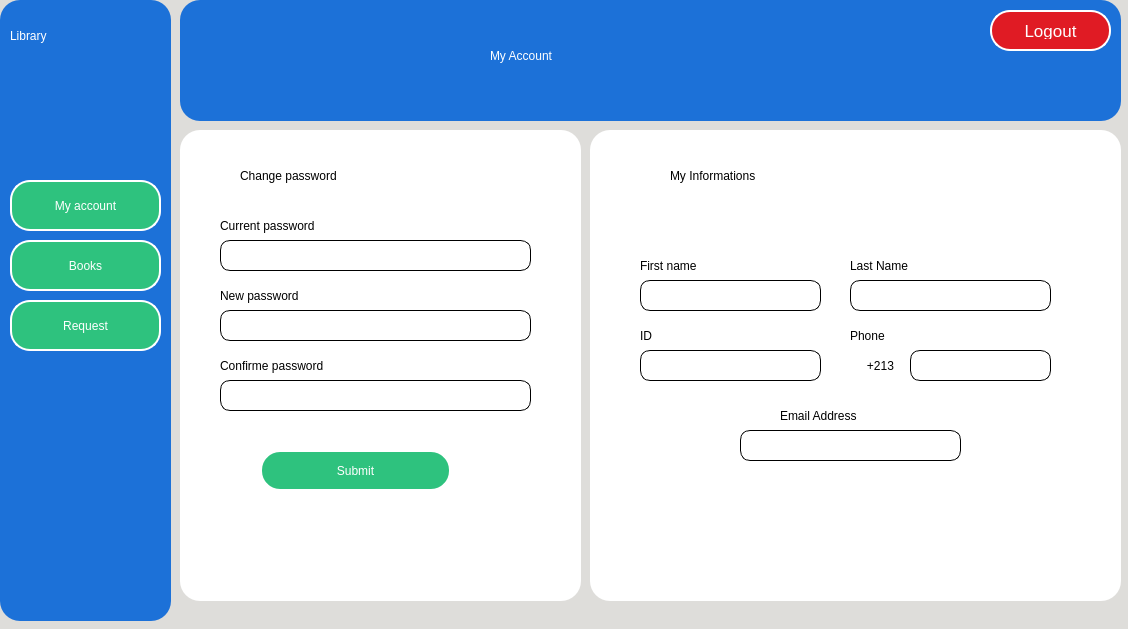
<?xml version="1.0" encoding="UTF-8"?>
<ui version="4.0">
 <class>MyaccWindow</class>
 <widget class="QMainWindow" name="MyaccWindow">
  <property name="geometry">
   <rect>
    <x>0</x>
    <y>0</y>
    <width>1128</width>
    <height>629</height>
   </rect>
  </property>
  <property name="windowTitle">
   <string>My Account</string>
  </property>
  <property name="styleSheet">
   <string notr="true">background-color: rgb(222, 221, 218);</string>
  </property>
  <widget class="QWidget" name="centralwidget">
   <widget class="QFrame" name="frame_10">
    <property name="geometry">
     <rect>
      <x>180</x>
      <y>130</y>
      <width>401</width>
      <height>471</height>
     </rect>
    </property>
    <property name="styleSheet">
     <string notr="true">border: 1px;
border-radius: 20px;
background-color: white;</string>
    </property>
    <property name="frameShape">
     <enum>QFrame::StyledPanel</enum>
    </property>
    <property name="frameShadow">
     <enum>QFrame::Raised</enum>
    </property>
    <widget class="QLabel" name="label29">
     <property name="geometry">
      <rect>
       <x>40</x>
       <y>220</y>
       <width>181</width>
       <height>31</height>
      </rect>
     </property>
     <property name="styleSheet">
      <string notr="true">font: 75 16pt &quot;Ubuntu&quot;;</string>
     </property>
     <property name="text">
      <string>Confirme password</string>
     </property>
    </widget>
    <widget class="QLabel" name="label26">
     <property name="geometry">
      <rect>
       <x>60</x>
       <y>10</y>
       <width>271</width>
       <height>71</height>
      </rect>
     </property>
     <property name="styleSheet">
      <string notr="true">font: 25pt &quot;Ubuntu Mono&quot;;
color:black;
background-color: rgba(28, 113, 216, 0)</string>
     </property>
     <property name="text">
      <string>Change password</string>
     </property>
    </widget>
    <widget class="QLabel" name="label28">
     <property name="geometry">
      <rect>
       <x>40</x>
       <y>150</y>
       <width>151</width>
       <height>31</height>
      </rect>
     </property>
     <property name="styleSheet">
      <string notr="true">font: 75 16pt &quot;Ubuntu&quot;;
background-color: rgba(28, 113, 216, 0);</string>
     </property>
     <property name="text">
      <string>New password</string>
     </property>
    </widget>
    <widget class="QPushButton" name="SUBMIT">
     <property name="geometry">
      <rect>
       <x>80</x>
       <y>320</y>
       <width>191</width>
       <height>41</height>
      </rect>
     </property>
     <property name="styleSheet">
      <string notr="true">
QPushButton {
	background-color: rgb(46, 194, 126);
    border: 2px solid white;
    border-radius: 20px;
    border-style: outset;
    padding: 5px;
    transition: all .5s ease;
    color: white;
    font-family:'Montserrat', sans-serif;
    text-transform: uppercase;
    text-align: center;
    line-height: 1;
    font-size: 12px;
    padding: 10px;
    outline: none;
    
    
}
QPushButton:hover {
    color:rgb(0, 137, 236);;
    background-color: white;;
}
</string>
     </property>
     <property name="text">
      <string>Submit</string>
     </property>
     <property name="iconSize">
      <size>
       <width>30</width>
       <height>30</height>
      </size>
     </property>
    </widget>
    <widget class="QLabel" name="label27">
     <property name="geometry">
      <rect>
       <x>40</x>
       <y>80</y>
       <width>161</width>
       <height>31</height>
      </rect>
     </property>
     <property name="styleSheet">
      <string notr="true">font: 75 16pt &quot;Ubuntu&quot;;
background-color: rgba(28, 113, 216, 0);</string>
     </property>
     <property name="text">
      <string>Current password</string>
     </property>
    </widget>
    <widget class="QLineEdit" name="CURRENT_PASSWORD">
     <property name="geometry">
      <rect>
       <x>40</x>
       <y>110</y>
       <width>311</width>
       <height>31</height>
      </rect>
     </property>
     <property name="font">
      <font>
       <family>Ubuntu Mono</family>
       <pointsize>13</pointsize>
       <weight>9</weight>
       <italic>false</italic>
       <bold>false</bold>
      </font>
     </property>
     <property name="styleSheet">
      <string notr="true">background-color: white;
border-style: solid;
border-width: 1px;
border-color:black;
border-radius: 10px;
font: 75 13pt &quot;Ubuntu Mono&quot;;

</string>
     </property>
     <property name="maxLength">
      <number>2000</number>
     </property>
     <property name="echoMode">
      <enum>QLineEdit::Password</enum>
     </property>
     <property name="dragEnabled">
      <bool>true</bool>
     </property>
     <property name="placeholderText">
      <string/>
     </property>
     <property name="cursorMoveStyle">
      <enum>Qt::LogicalMoveStyle</enum>
     </property>
     <property name="clearButtonEnabled">
      <bool>true</bool>
     </property>
    </widget>
    <widget class="QLineEdit" name="NEW_PASSWORD">
     <property name="geometry">
      <rect>
       <x>40</x>
       <y>180</y>
       <width>311</width>
       <height>31</height>
      </rect>
     </property>
     <property name="font">
      <font>
       <family>Ubuntu Mono</family>
       <pointsize>13</pointsize>
       <weight>9</weight>
       <italic>false</italic>
       <bold>false</bold>
      </font>
     </property>
     <property name="styleSheet">
      <string notr="true">background-color: white;
border-style: solid;
border-width: 1px;
border-color:black;
border-radius: 10px;
font: 75 13pt &quot;Ubuntu Mono&quot;;

</string>
     </property>
     <property name="maxLength">
      <number>2000</number>
     </property>
     <property name="echoMode">
      <enum>QLineEdit::Password</enum>
     </property>
     <property name="dragEnabled">
      <bool>true</bool>
     </property>
     <property name="placeholderText">
      <string/>
     </property>
     <property name="cursorMoveStyle">
      <enum>Qt::LogicalMoveStyle</enum>
     </property>
     <property name="clearButtonEnabled">
      <bool>true</bool>
     </property>
    </widget>
    <widget class="QLineEdit" name="CONFIRME_PASSWORD">
     <property name="geometry">
      <rect>
       <x>40</x>
       <y>250</y>
       <width>311</width>
       <height>31</height>
      </rect>
     </property>
     <property name="font">
      <font>
       <family>Ubuntu Mono</family>
       <pointsize>13</pointsize>
       <weight>9</weight>
       <italic>false</italic>
       <bold>false</bold>
      </font>
     </property>
     <property name="styleSheet">
      <string notr="true">background-color: white;
border-style: solid;
border-width: 1px;
border-color:black;
border-radius: 10px;
font: 75 13pt &quot;Ubuntu Mono&quot;;

</string>
     </property>
     <property name="maxLength">
      <number>2000</number>
     </property>
     <property name="echoMode">
      <enum>QLineEdit::Password</enum>
     </property>
     <property name="dragEnabled">
      <bool>true</bool>
     </property>
     <property name="placeholderText">
      <string/>
     </property>
     <property name="cursorMoveStyle">
      <enum>Qt::LogicalMoveStyle</enum>
     </property>
     <property name="clearButtonEnabled">
      <bool>true</bool>
     </property>
    </widget>
   </widget>
   <widget class="QFrame" name="frame_16">
    <property name="geometry">
     <rect>
      <x>0</x>
      <y>0</y>
      <width>171</width>
      <height>621</height>
     </rect>
    </property>
    <property name="styleSheet">
     <string notr="true">border: 1px ;
border-radius: 20px;
background-color:rgb(28, 113, 216)</string>
    </property>
    <property name="frameShape">
     <enum>QFrame::StyledPanel</enum>
    </property>
    <property name="frameShadow">
     <enum>QFrame::Raised</enum>
    </property>
    <widget class="QLabel" name="label19">
     <property name="geometry">
      <rect>
       <x>10</x>
       <y>0</y>
       <width>141</width>
       <height>71</height>
      </rect>
     </property>
     <property name="styleSheet">
      <string notr="true">font: 63 italic 30pt &quot;URW Bookman&quot;;
color:white;
background-color: rgba(28, 113, 216, 0);</string>
     </property>
     <property name="text">
      <string>Library</string>
     </property>
    </widget>
    <widget class="QPushButton" name="pushButton_14">
     <property name="geometry">
      <rect>
       <x>90</x>
       <y>10</y>
       <width>101</width>
       <height>41</height>
      </rect>
     </property>
     <property name="styleSheet">
      <string notr="true">background-color: rgba(28, 113, 216, 0);</string>
     </property>
     <property name="text">
      <string/>
     </property>
     <property name="icon">
      <iconset>
       <normaloff>Icons/graduate-cap.png</normaloff>Icons/graduate-cap.png</iconset>
     </property>
     <property name="iconSize">
      <size>
       <width>25</width>
       <height>25</height>
      </size>
     </property>
    </widget>
    <widget class="QPushButton" name="log_credits_24">
     <property name="geometry">
      <rect>
       <x>920</x>
       <y>20</y>
       <width>181</width>
       <height>41</height>
      </rect>
     </property>
     <property name="styleSheet">
      <string notr="true">
QPushButton {
	background-color: rgb(46, 194, 126);
    border: 2px solid white;
    border-radius: 20px;
    border-style: outset;
    padding: 5px;
    transition: all .5s ease;
    color: white;
    font-family:'Montserrat', sans-serif;
    text-transform: uppercase;
    text-align: center;
    line-height: 1;
    font-size: 12px;
    padding: 10px;
    outline: none;
    
    
}
QPushButton:hover {
    color:rgb(0, 137, 236);;
    background-color: white;;
}
</string>
     </property>
     <property name="text">
      <string>My account</string>
     </property>
     <property name="icon">
      <iconset>
       <normaloff>Icons/programmer.png</normaloff>Icons/programmer.png</iconset>
     </property>
     <property name="iconSize">
      <size>
       <width>25</width>
       <height>25</height>
      </size>
     </property>
    </widget>
    <widget class="QPushButton" name="log_credits_25">
     <property name="geometry">
      <rect>
       <x>920</x>
       <y>70</y>
       <width>181</width>
       <height>41</height>
      </rect>
     </property>
     <property name="styleSheet">
      <string notr="true">
QPushButton {
	background-color: rgb(46, 194, 126);
    border: 2px solid white;
    border-radius: 20px;
    border-style: outset;
    padding: 5px;
    transition: all .5s ease;
    color: white;
    font-family:'Montserrat', sans-serif;
    text-transform: uppercase;
    text-align: center;
    line-height: 1;
    font-size: 12px;
    padding: 10px;
    outline: none;
    
    
}
QPushButton:hover {
    color:rgb(0, 137, 236);;
    background-color: white;;
}
</string>
     </property>
     <property name="text">
      <string>Books</string>
     </property>
     <property name="icon">
      <iconset>
       <normaloff>Icons/book.png</normaloff>Icons/book.png</iconset>
     </property>
     <property name="iconSize">
      <size>
       <width>25</width>
       <height>25</height>
      </size>
     </property>
    </widget>
    <widget class="QPushButton" name="MY_ACCOUNT">
     <property name="geometry">
      <rect>
       <x>10</x>
       <y>180</y>
       <width>151</width>
       <height>51</height>
      </rect>
     </property>
     <property name="styleSheet">
      <string notr="true">
QPushButton {
	background-color: rgb(46, 194, 126);
    border: 2px solid white;
    border-radius: 20px;
    border-style: outset;
    padding: 5px;
    transition: all .5s ease;
    color: white;
    font-family:'Montserrat', sans-serif;
    text-transform: uppercase;
    text-align: center;
    line-height: 1;
    font-size: 12px;
    padding: 10px;
    outline: none;
    
    
}
QPushButton:hover {
    color:rgb(0, 137, 236);;
    background-color: white;;
}
</string>
     </property>
     <property name="text">
      <string>My account</string>
     </property>
     <property name="icon">
      <iconset>
       <normaloff>Icons/programmer.png</normaloff>Icons/programmer.png</iconset>
     </property>
     <property name="iconSize">
      <size>
       <width>25</width>
       <height>25</height>
      </size>
     </property>
    </widget>
    <widget class="QPushButton" name="BOOKS">
     <property name="geometry">
      <rect>
       <x>10</x>
       <y>240</y>
       <width>151</width>
       <height>51</height>
      </rect>
     </property>
     <property name="styleSheet">
      <string notr="true">
QPushButton {
	background-color: rgb(46, 194, 126);
    border: 2px solid white;
    border-radius: 20px;
    border-style: outset;
    padding: 5px;
    transition: all .5s ease;
    color: white;
    font-family:'Montserrat', sans-serif;
    text-transform: uppercase;
    text-align: center;
    line-height: 1;
    font-size: 12px;
    padding: 10px;
    outline: none;
    
    
}
QPushButton:hover {
    color:rgb(0, 137, 236);;
    background-color: white;;
}
</string>
     </property>
     <property name="text">
      <string>Books</string>
     </property>
     <property name="icon">
      <iconset>
       <normaloff>Icons/book.png</normaloff>Icons/book.png</iconset>
     </property>
     <property name="iconSize">
      <size>
       <width>25</width>
       <height>25</height>
      </size>
     </property>
    </widget>
    <widget class="QPushButton" name="REQUEST">
     <property name="geometry">
      <rect>
       <x>10</x>
       <y>300</y>
       <width>151</width>
       <height>51</height>
      </rect>
     </property>
     <property name="styleSheet">
      <string notr="true">
QPushButton {
	background-color: rgb(46, 194, 126);
    border: 2px solid white;
    border-radius: 20px;
    border-style: outset;
    padding: 5px;
    transition: all .5s ease;
    color: white;
    font-family:'Montserrat', sans-serif;
    text-transform: uppercase;
    text-align: center;
    line-height: 1;
    font-size: 12px;
    padding: 10px;
    outline: none;
    
    
}
QPushButton:hover {
    color:rgb(0, 137, 236);;
    background-color: white;;
}
</string>
     </property>
     <property name="text">
      <string>Request</string>
     </property>
     <property name="icon">
      <iconset>
       <normaloff>Icons/interview.png</normaloff>Icons/interview.png</iconset>
     </property>
     <property name="iconSize">
      <size>
       <width>25</width>
       <height>25</height>
      </size>
     </property>
    </widget>
    <widget class="QPushButton" name="icon11">
     <property name="geometry">
      <rect>
       <x>-20</x>
       <y>50</y>
       <width>191</width>
       <height>111</height>
      </rect>
     </property>
     <property name="styleSheet">
      <string notr="true">background-color: rgba(28, 113, 216, 0);</string>
     </property>
     <property name="text">
      <string/>
     </property>
     <property name="icon">
      <iconset>
       <normaloff>Icons/digital-library.png</normaloff>Icons/digital-library.png</iconset>
     </property>
     <property name="iconSize">
      <size>
       <width>100</width>
       <height>100</height>
      </size>
     </property>
    </widget>
   </widget>
   <widget class="QFrame" name="frame_9">
    <property name="geometry">
     <rect>
      <x>590</x>
      <y>130</y>
      <width>531</width>
      <height>471</height>
     </rect>
    </property>
    <property name="styleSheet">
     <string notr="true">border: 1px;
border-radius: 20px;
background-color: white;</string>
    </property>
    <property name="frameShape">
     <enum>QFrame::StyledPanel</enum>
    </property>
    <property name="frameShadow">
     <enum>QFrame::Raised</enum>
    </property>
    <widget class="QLabel" name="label32">
     <property name="geometry">
      <rect>
       <x>260</x>
       <y>120</y>
       <width>101</width>
       <height>31</height>
      </rect>
     </property>
     <property name="styleSheet">
      <string notr="true">font: 75 16pt &quot;Ubuntu&quot;;</string>
     </property>
     <property name="text">
      <string>Last Name</string>
     </property>
    </widget>
    <widget class="QLabel" name="label33">
     <property name="geometry">
      <rect>
       <x>50</x>
       <y>190</y>
       <width>21</width>
       <height>31</height>
      </rect>
     </property>
     <property name="styleSheet">
      <string notr="true">font: 75 16pt &quot;Ubuntu&quot;;</string>
     </property>
     <property name="text">
      <string>ID</string>
     </property>
    </widget>
    <widget class="QLabel" name="label34">
     <property name="geometry">
      <rect>
       <x>260</x>
       <y>190</y>
       <width>121</width>
       <height>31</height>
      </rect>
     </property>
     <property name="styleSheet">
      <string notr="true">font: 75 16pt &quot;Ubuntu&quot;;</string>
     </property>
     <property name="text">
      <string>Phone</string>
     </property>
    </widget>
    <widget class="QLabel" name="label35">
     <property name="geometry">
      <rect>
       <x>190</x>
       <y>270</y>
       <width>131</width>
       <height>31</height>
      </rect>
     </property>
     <property name="styleSheet">
      <string notr="true">font: 75 16pt &quot;Ubuntu&quot;;</string>
     </property>
     <property name="text">
      <string>Email Address</string>
     </property>
    </widget>
    <widget class="QLabel" name="label30">
     <property name="geometry">
      <rect>
       <x>80</x>
       <y>10</y>
       <width>271</width>
       <height>71</height>
      </rect>
     </property>
     <property name="styleSheet">
      <string notr="true">font: 25pt &quot;Ubuntu Mono&quot;;
color:black;
background-color: rgba(28, 113, 216, 0)</string>
     </property>
     <property name="text">
      <string>My Informations</string>
     </property>
    </widget>
    <widget class="QLabel" name="label31">
     <property name="geometry">
      <rect>
       <x>50</x>
       <y>120</y>
       <width>151</width>
       <height>31</height>
      </rect>
     </property>
     <property name="styleSheet">
      <string notr="true">font: 75 16pt &quot;Ubuntu&quot;;
background-color: rgba(28, 113, 216, 0);</string>
     </property>
     <property name="text">
      <string>First name</string>
     </property>
    </widget>
    <widget class="QPushButton" name="pushButton_11">
     <property name="geometry">
      <rect>
       <x>260</x>
       <y>220</y>
       <width>61</width>
       <height>31</height>
      </rect>
     </property>
     <property name="layoutDirection">
      <enum>Qt::LeftToRight</enum>
     </property>
     <property name="styleSheet">
      <string notr="true">background-color: white;
font: 75 14pt &quot;Ubuntu Mono&quot;;
background-color: rgba(42, 41, 41, 0);

</string>
     </property>
     <property name="text">
      <string>+213</string>
     </property>
     <property name="icon">
      <iconset>
       <normaloff>Icons/algeria.png</normaloff>Icons/algeria.png</iconset>
     </property>
    </widget>
    <widget class="QPushButton" name="icon13">
     <property name="geometry">
      <rect>
       <x>330</x>
       <y>10</y>
       <width>111</width>
       <height>51</height>
      </rect>
     </property>
     <property name="styleSheet">
      <string notr="true"/>
     </property>
     <property name="text">
      <string/>
     </property>
     <property name="icon">
      <iconset>
       <normaloff>Icons/programmer.png</normaloff>Icons/programmer.png</iconset>
     </property>
     <property name="iconSize">
      <size>
       <width>50</width>
       <height>50</height>
      </size>
     </property>
    </widget>
    <widget class="QLineEdit" name="FIRST_NAME">
     <property name="geometry">
      <rect>
       <x>50</x>
       <y>150</y>
       <width>181</width>
       <height>31</height>
      </rect>
     </property>
     <property name="font">
      <font>
       <family>Ubuntu Mono</family>
       <pointsize>13</pointsize>
       <weight>9</weight>
       <italic>false</italic>
       <bold>false</bold>
      </font>
     </property>
     <property name="styleSheet">
      <string notr="true">background-color: white;
border-style: solid;
border-width: 1px;
border-color:black;
border-radius: 10px;
font: 75 13pt &quot;Ubuntu Mono&quot;;

</string>
     </property>
     <property name="maxLength">
      <number>100</number>
     </property>
     <property name="echoMode">
      <enum>QLineEdit::Normal</enum>
     </property>
     <property name="dragEnabled">
      <bool>true</bool>
     </property>
     <property name="readOnly">
      <bool>true</bool>
     </property>
     <property name="placeholderText">
      <string/>
     </property>
     <property name="cursorMoveStyle">
      <enum>Qt::LogicalMoveStyle</enum>
     </property>
     <property name="clearButtonEnabled">
      <bool>false</bool>
     </property>
    </widget>
    <widget class="QLineEdit" name="LAST_NAME">
     <property name="geometry">
      <rect>
       <x>260</x>
       <y>150</y>
       <width>201</width>
       <height>31</height>
      </rect>
     </property>
     <property name="font">
      <font>
       <family>Ubuntu Mono</family>
       <pointsize>13</pointsize>
       <weight>9</weight>
       <italic>false</italic>
       <bold>false</bold>
      </font>
     </property>
     <property name="styleSheet">
      <string notr="true">background-color: white;
border-style: solid;
border-width: 1px;
border-color:black;
border-radius: 10px;
font: 75 13pt &quot;Ubuntu Mono&quot;;

</string>
     </property>
     <property name="maxLength">
      <number>100</number>
     </property>
     <property name="echoMode">
      <enum>QLineEdit::Normal</enum>
     </property>
     <property name="dragEnabled">
      <bool>true</bool>
     </property>
     <property name="readOnly">
      <bool>true</bool>
     </property>
     <property name="placeholderText">
      <string/>
     </property>
     <property name="cursorMoveStyle">
      <enum>Qt::LogicalMoveStyle</enum>
     </property>
     <property name="clearButtonEnabled">
      <bool>false</bool>
     </property>
    </widget>
    <widget class="QLineEdit" name="ID">
     <property name="geometry">
      <rect>
       <x>50</x>
       <y>220</y>
       <width>181</width>
       <height>31</height>
      </rect>
     </property>
     <property name="font">
      <font>
       <family>Ubuntu Mono</family>
       <pointsize>13</pointsize>
       <weight>9</weight>
       <italic>false</italic>
       <bold>false</bold>
      </font>
     </property>
     <property name="styleSheet">
      <string notr="true">background-color: white;
border-style: solid;
border-width: 1px;
border-color:black;
border-radius: 10px;
font: 75 13pt &quot;Ubuntu Mono&quot;;

</string>
     </property>
     <property name="maxLength">
      <number>100</number>
     </property>
     <property name="echoMode">
      <enum>QLineEdit::Normal</enum>
     </property>
     <property name="dragEnabled">
      <bool>true</bool>
     </property>
     <property name="readOnly">
      <bool>true</bool>
     </property>
     <property name="placeholderText">
      <string/>
     </property>
     <property name="cursorMoveStyle">
      <enum>Qt::LogicalMoveStyle</enum>
     </property>
     <property name="clearButtonEnabled">
      <bool>false</bool>
     </property>
    </widget>
    <widget class="QLineEdit" name="PHONE">
     <property name="geometry">
      <rect>
       <x>320</x>
       <y>220</y>
       <width>141</width>
       <height>31</height>
      </rect>
     </property>
     <property name="font">
      <font>
       <family>Ubuntu Mono</family>
       <pointsize>13</pointsize>
       <weight>9</weight>
       <italic>false</italic>
       <bold>false</bold>
      </font>
     </property>
     <property name="styleSheet">
      <string notr="true">background-color: white;
border-style: solid;
border-width: 1px;
border-color:black;
border-radius: 10px;
font: 75 13pt &quot;Ubuntu Mono&quot;;

</string>
     </property>
     <property name="maxLength">
      <number>100</number>
     </property>
     <property name="echoMode">
      <enum>QLineEdit::Normal</enum>
     </property>
     <property name="dragEnabled">
      <bool>true</bool>
     </property>
     <property name="readOnly">
      <bool>true</bool>
     </property>
     <property name="placeholderText">
      <string/>
     </property>
     <property name="cursorMoveStyle">
      <enum>Qt::LogicalMoveStyle</enum>
     </property>
     <property name="clearButtonEnabled">
      <bool>false</bool>
     </property>
    </widget>
    <widget class="QLineEdit" name="EMAIL_ADDRESS">
     <property name="geometry">
      <rect>
       <x>150</x>
       <y>300</y>
       <width>221</width>
       <height>31</height>
      </rect>
     </property>
     <property name="font">
      <font>
       <family>Ubuntu Mono</family>
       <pointsize>13</pointsize>
       <weight>9</weight>
       <italic>false</italic>
       <bold>false</bold>
      </font>
     </property>
     <property name="styleSheet">
      <string notr="true">background-color: white;
border-style: solid;
border-width: 1px;
border-color:black;
border-radius: 10px;
font: 75 13pt &quot;Ubuntu Mono&quot;;

</string>
     </property>
     <property name="maxLength">
      <number>100</number>
     </property>
     <property name="echoMode">
      <enum>QLineEdit::Normal</enum>
     </property>
     <property name="dragEnabled">
      <bool>true</bool>
     </property>
     <property name="readOnly">
      <bool>true</bool>
     </property>
     <property name="placeholderText">
      <string/>
     </property>
     <property name="cursorMoveStyle">
      <enum>Qt::LogicalMoveStyle</enum>
     </property>
     <property name="clearButtonEnabled">
      <bool>false</bool>
     </property>
    </widget>
   </widget>
   <widget class="QFrame" name="frame_8">
    <property name="geometry">
     <rect>
      <x>180</x>
      <y>0</y>
      <width>941</width>
      <height>121</height>
     </rect>
    </property>
    <property name="styleSheet">
     <string notr="true">border: 1px ;
border-radius: 20px;
background-color:rgb(28, 113, 216)</string>
    </property>
    <property name="frameShape">
     <enum>QFrame::StyledPanel</enum>
    </property>
    <property name="frameShadow">
     <enum>QFrame::Raised</enum>
    </property>
    <widget class="QLabel" name="label25">
     <property name="geometry">
      <rect>
       <x>310</x>
       <y>20</y>
       <width>231</width>
       <height>71</height>
      </rect>
     </property>
     <property name="styleSheet">
      <string notr="true">font: 63 italic 30pt &quot;URW Bookman&quot;;
color:white;
background-color: rgba(28, 113, 216, 0);</string>
     </property>
     <property name="text">
      <string>My Account</string>
     </property>
    </widget>
    <widget class="QPushButton" name="LOGOUT">
     <property name="geometry">
      <rect>
       <x>810</x>
       <y>10</y>
       <width>121</width>
       <height>41</height>
      </rect>
     </property>
     <property name="styleSheet">
      <string notr="true">
QPushButton {
background-color:rgb(224, 27, 36);
    border: 2px solid white;
    border-radius: 20px;
    border-style: outset;
    padding: 5px;
    transition: all .5s ease;
    color: white;
    font-family:'Montserrat', sans-serif;
    text-transform: uppercase;
    text-align: center;
    line-height: 1;
    font-size: 17px;
    padding: 10px;
    outline: none;
    
    
}
QPushButton:hover {
    color:rgb(0, 137, 236);;
    background-color: white;;
}
</string>
     </property>
     <property name="text">
      <string>Logout</string>
     </property>
     <property name="icon">
      <iconset>
       <normaloff>Icons/logout (1).png</normaloff>Icons/logout (1).png</iconset>
     </property>
     <property name="iconSize">
      <size>
       <width>20</width>
       <height>20</height>
      </size>
     </property>
    </widget>
   </widget>
  </widget>
  <widget class="QMenuBar" name="menubar">
   <property name="geometry">
    <rect>
     <x>0</x>
     <y>0</y>
     <width>1128</width>
     <height>22</height>
    </rect>
   </property>
  </widget>
 </widget>
 <resources/>
 <connections/>
</ui>
